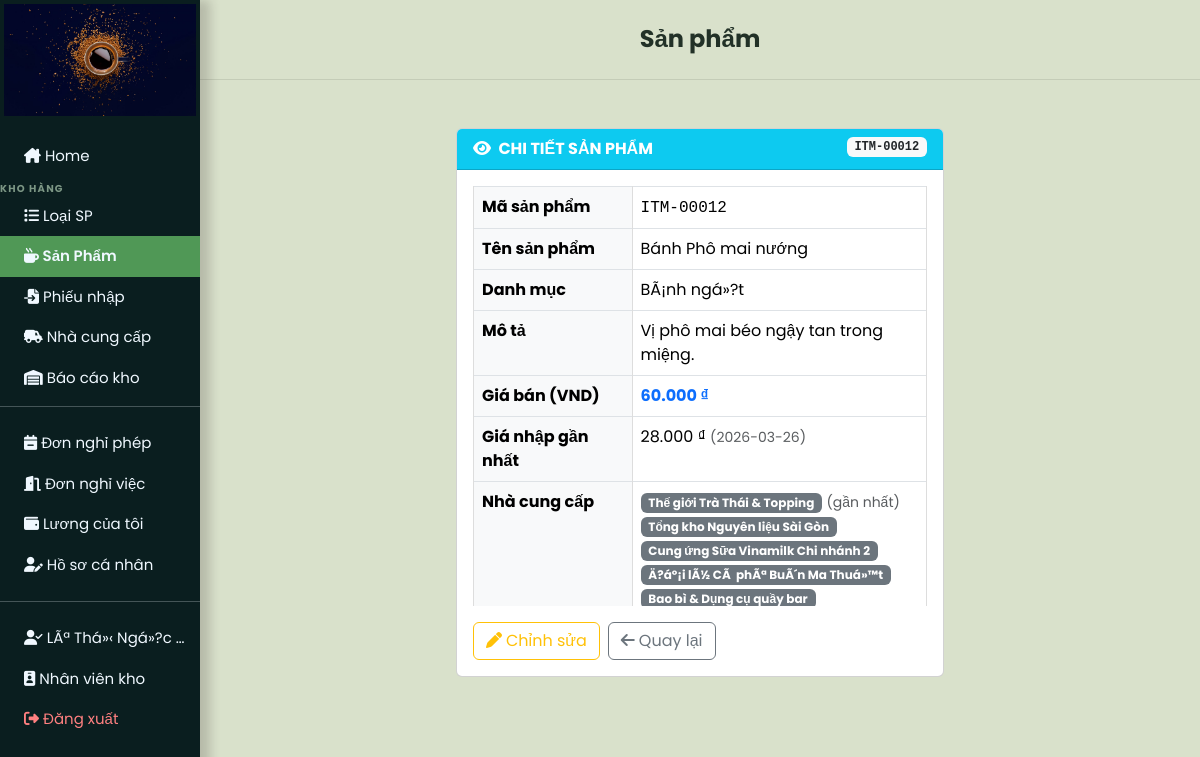
The app's page /user_page.php?sanpham=xem&id=12 (signed in) with its own data.
### tables this page shows
CREATE TABLE `accounts` (
  `account_id` int(11) NOT NULL,
  `full_name` varchar(150) NOT NULL,
  `email` varchar(150) NOT NULL,
  `password` varchar(255) NOT NULL,
  `role_id` int(11) NOT NULL DEFAULT 3,
  `position_id` int(11) DEFAULT NULL,
  `phone` varchar(20) DEFAULT NULL,
  `address` text DEFAULT NULL,
  `birth_date` date DEFAULT NULL,
  `gender` enum('nam','ná»¯','khÃ¡c') DEFAULT NULL,
  `hr_status` enum('active','resigned','on_leave') NOT NULL DEFAULT 'active',
  `system_status` enum('active','locked','disabled','pending') NOT NULL DEFAULT 'pending',
  `hire_date` date DEFAULT NULL,
  `created_at` timestamp NULL DEFAULT current_timestamp(),
  `updated_at` timestamp NULL DEFAULT current_timestamp() ON UPDATE current_timestamp()
);

CREATE TABLE `items` (
  `item_id` int(11) NOT NULL,
  `item_code` varchar(20) NOT NULL,
  `item_name` varchar(200) NOT NULL,
  `category_id` int(11) DEFAULT NULL,
  `description` text DEFAULT NULL,
  `unit_price` decimal(10,0) NOT NULL DEFAULT 0,
  `purchase_price` decimal(10,0) NOT NULL DEFAULT 0,
  `stock_quantity` int(11) NOT NULL DEFAULT 0,
  `item_status` enum('active','inactive') NOT NULL DEFAULT 'active',
  `sale_status` enum('selling','stopped') NOT NULL DEFAULT 'selling',
  `item_image` varchar(255) DEFAULT NULL,
  `added_date` timestamp NULL DEFAULT current_timestamp(),
  `updated_at` timestamp NULL DEFAULT current_timestamp() ON UPDATE current_timestamp()
);

CREATE TABLE `category` (
  `category_id` int(11) NOT NULL,
  `category_name` varchar(100) NOT NULL,
  `created_at` timestamp NULL DEFAULT current_timestamp()
);

CREATE TABLE `inventory_receipt_items` (
  `receipt_item_id` int(11) NOT NULL,
  `receipt_id` int(11) NOT NULL,
  `item_id` int(11) NOT NULL,
  `quantity` int(11) NOT NULL,
  `remaining_qty` int(11) NOT NULL DEFAULT 0,
  `import_price` decimal(10,2) NOT NULL,
  `unit_price` decimal(10,2) NOT NULL DEFAULT 0.00,
  `line_total` decimal(14,2) NOT NULL
);

CREATE TABLE `inventory_receipts` (
  `receipt_id` int(11) NOT NULL,
  `receipt_code` varchar(50) NOT NULL,
  `supplier_id` int(11) NOT NULL,
  `import_date` date NOT NULL,
  `total_value` decimal(14,2) NOT NULL DEFAULT 0.00,
  `note` text DEFAULT NULL,
  `status` enum('pending','completed','cancelled') NOT NULL DEFAULT 'completed',
  `created_by` int(11) NOT NULL,
  `created_at` timestamp NULL DEFAULT current_timestamp()
);

### src/models/xem_sanpham.php (the view, shortened to what the rows shown need)
<?php
$item_id = (int)$_GET['id'];
$sql     = "SELECT i.*, c.category_name
            FROM items i
            LEFT JOIN category c ON c.category_id = i.category_id
            WHERE i.item_id = $item_id LIMIT 1";
$result  = mysqli_query($conn, $sql);
$row     = $result ? mysqli_fetch_assoc($result) : null;
$supplierSql = "SELECT DISTINCT s.supplier_name, MAX(r.import_date) AS last_import_date
                FROM inventory_receipt_items ri
                INNER JOIN inventory_receipts r ON r.receipt_id = ri.receipt_id
                INNER JOIN suppliers s ON s.supplier_id = r.supplier_id
                WHERE ri.item_id = {$item_id}
                GROUP BY s.supplier_id, s.supplier_name
                ORDER BY last_import_date DESC";
$supplierRs = mysqli_query($conn, $supplierSql);
$suppliers = $supplierRs ? mysqli_fetch_all($supplierRs, MYSQLI_ASSOC) : [];
$lastImportPriceSql = "SELECT ri.import_price, r.import_date
                       FROM inventory_receipt_items ri
                       INNER JOIN inventory_receipts r ON r.receipt_id = ri.receipt_id
                       WHERE ri.item_id = {$item_id}
                       ORDER BY r.import_date DESC, ri.receipt_item_id DESC
                       LIMIT 1";
$lastImportPriceRs = mysqli_query($conn, $lastImportPriceSql);
$lastImportPrice = $lastImportPriceRs ? mysqli_fetch_assoc($lastImportPriceRs) : null;
?>
<div class="mt-5">
    <div class="row justify-content-center">
        <div class="col-md-6">
            <div class="card">
                <div class="card-header bg-info text-white fw-bold">
                    <i class="fa-solid fa-eye me-1"></i> CHI TIẾT SẢN PHẨM
                    <span class="float-end badge bg-light text-dark font-monospace"><?= htmlspecialchars($row['item_code'] ?? '') ?></span>
                </div>
                <div class="card-body">
                    <table class="table table-bordered mb-0">
                        <tbody>
                            <tr>
                                <th class="bg-light" style="width:35%">Mã sản phẩm</th>
                                <td><span class="font-monospace"><?= htmlspecialchars($row['item_code'] ?? '') ?></span></td>
                            </tr>
                            <tr>
                                <th class="bg-light">Tên sản phẩm</th>
                                <td><?= htmlspecialchars($row['item_name']) ?></td>
                            </tr>
                            <tr>
                                <th class="bg-light">Danh mục</th>
                                <td><?= htmlspecialchars($row['category_name'] ?? 'Chưa phân loại') ?></td>
                            </tr>
                            <tr>
                                <th class="bg-light">Mô tả</th>
                                <td><?= htmlspecialchars((string)$row['description']) ?: '<em class="text-muted">Không có mô tả</em>' ?></td>
                            </tr>
                            <tr>
                                <th class="bg-light">Giá bán (VND)</th>
                                <td class="fw-bold text-primary"><?= number_format((float)$row['unit_price'], 0, ',', '.') ?> ₫</td>
                            </tr>
                            <tr>
                                <th class="bg-light">Giá nhập gần nhất</th>
                                <td>
                                    <?php if ($lastImportPrice): ?>
                                        <?= number_format((float)$lastImportPrice['import_price'], 0, ',', '.') ?> ₫
                                        <small class="text-muted">(<?= htmlspecialchars($lastImportPrice['import_date']) ?>)</small>
                                    <?php else: ?>
                                        <em class="text-muted">Chưa có phiếu nhập</em>
                                    <?php endif; ?>
                                </td>
                            </tr>
                            <tr>
                                <th class="bg-light">Nhà cung cấp</th>
                                <td>
                                    <?php if (count($suppliers) > 0): ?>
                                        <?php foreach ($suppliers as $idx => $sup): ?>
                                            <span class="badge bg-secondary"><?= htmlspecialchars($sup['supplier_name']) ?></span>
                                            <?php if ($idx === 0 && count($suppliers) > 1): ?>
                                                <small class="text-muted">(gần nhất)</small>
                                            <?php endif; ?>
                                        <?php endforeach; ?>
                                    <?php else: ?>
                                        <em class="text-muted">Chưa có nhà cung cấp (chưa nhập hàng)</em>
                                    <?php endif; ?>
                                </td>
                            </tr>
                        </tbody>
                    </table>
                    <div class="mt-3 d-flex gap-2">
                        <?php if (can(AppPermission::MANAGE_CATALOG)): ?>
                            <a href="user_page.php?sanpham=sua&id=<?= (int)$row['item_id'] ?>" class="btn btn-outline-warning">
                                <i class="fa-solid fa-pen me-1"></i>Chỉnh sửa
                            </a>
                        <?php endif; ?>
                        <a href="user_page.php?sanpham" class="btn btn-outline-secondary">
                            <i class="fa-solid fa-arrow-left me-1"></i>Quay lại
                        </a>
                    </div>
                </div>
            </div>
        </div>
    </div>
</div>

### src/views/layouts/user_layout_start.php (shortened to what the rows shown need)
<!DOCTYPE html>
<html lang="en">
<head>
    <link href="https://cdn.jsdelivr.net/npm/bootstrap@5.3.3/dist/css/bootstrap.min.css" rel="stylesheet" />
    <link rel="stylesheet" href="https://cdnjs.cloudflare.com/ajax/libs/font-awesome/6.5.1/css/all.min.css" />
    <link rel="stylesheet" href="css/style.css" />
</head>
<?php
$roleName = currentRole();
$isWarehouseRole = $roleName === AppRole::WAREHOUSE;
$isManagerRole = $roleName === AppRole::MANAGER;
$isAdminRole = $roleName === AppRole::ADMIN;
?>
<?php
$currentTitle = 'COFFEE SHOP';
if (isset($_GET['home'])) {
    $currentTitle = 'COFFEE SHOP';
} elseif (isset($_GET['dashboard'])) {
    $currentTitle = 'COFFEE SHOP';
} elseif (isset($_GET['sanpham'])) {
    $currentTitle = 'Sản phẩm';
} elseif (isset($_GET['phieunhap'])) {
    $currentTitle = 'Phiếu nhập kho';
} elseif (isset($_GET['phieuxuat'])) {
    $currentTitle = 'Phiếu xuất kho';
} elseif (isset($_GET['kho_thongke'])) {
    $currentTitle = 'Thống kê tồn kho';
} elseif (isset($_GET['baocao_kho'])) {
    $currentTitle = 'Báo cáo kho';
} elseif (isset($_GET['baocao_kinhdoanh'])) {
    $currentTitle = 'Báo cáo kinh doanh';
} elseif (isset($_GET['baocao_nhansu'])) {
    $currentTitle = 'Báo cáo nhân sự';
} elseif (isset($_GET['nhacungcap'])) {
    $currentTitle = 'Quản lý nhà cung cấp';
} elseif (isset($_GET['loai'])) {
    $currentTitle = 'Loại sản phẩm';
} elseif (isset($_GET['donhang'])) {
    $currentTitle = 'Đơn hàng';
} elseif (isset($_GET['khachhang'])) {
    $currentTitle = 'Khách hàng';
} elseif (isset($_GET['nhansu'])) {
    $currentTitle = 'Nhân sự';
} elseif (isset($_GET['chucvu'])) {
    $currentTitle = 'Quản lý chức vụ';
} elseif (isset($_GET['bangluong'])) {
    $currentTitle = 'Bảng lương';
} elseif (isset($_GET['luong_ca_nhan'])) {
    $currentTitle = 'Lương của tôi';
} elseif (isset($_GET['donnghi'])) {
    $currentTitle = 'Đơn nghỉ phép';
} elseif (isset($_GET['donnghiviec'])) {
    $currentTitle = 'Đơn nghỉ việc';
} elseif (isset($_GET['profile'])) {
    $currentTitle = 'Hồ sơ cá nhân';
} elseif (isset($_GET['thongke'])) {
    $currentTitle = 'Thống kê';
}
?>
<?php
$_notify_type    = $_SESSION['notify_type']    ?? '';
$_notify_msg     = $_SESSION['notify_message'] ?? '';
$_notify_title   = $_SESSION['notify_title']   ?? '';
$_notify_attrs   = notifyAttrs($_notify_type, $_notify_msg, $_notify_title);
?>
<body class="app-shell"<?= $_notify_attrs ?>>
    <div class="nav-side p-0">
        <div class="logo p-1 justify-content-center text-center">
            <a href="user_page.php?home"> <img src="img/logo.jpg" alt="Logo"></a>
        </div>
        <div class="navs pt-3">
            <?php if (!$isManagerRole) : ?>
            <div class="container-fluid">
                <a class="text-truncate <?= isset($_GET['home'])||isset($_GET['dashboard']) ? 'active' : '' ?>"
                   href="user_page.php?home"><i class="fa-solid fa-house-chimney"></i> Home</a>
            </div>
            <?php endif; ?>
            <?php if ($isWarehouseRole || $isAdminRole) : ?>
                <div class="nav-section-label">KHO HÀNG</div>
                <div class="container-fluid">
                    <a class="text-truncate <?= isset($_GET['loai']) ? 'active' : '' ?>"
                       href="user_page.php?loai"><i class="fa-solid fa-list"></i> Loại SP</a>
                </div>
                <div class="container-fluid">
                    <a class="text-truncate <?= isset($_GET['sanpham']) ? 'active' : '' ?>"
                       href="user_page.php?sanpham"><i class="fa-solid fa-mug-hot"></i> Sản Phẩm</a>
                </div>
                <div class="container-fluid">
                    <a class="text-truncate <?= isset($_GET['phieunhap']) ? 'active' : '' ?>"
                       href="user_page.php?phieunhap"><i class="fa-solid fa-file-import"></i> Phiếu nhập</a>
                </div>
                <div class="container-fluid">
                    <a class="text-truncate <?= isset($_GET['nhacungcap']) ? 'active' : '' ?>"
                       href="user_page.php?nhacungcap"><i class="fa-solid fa-truck-field"></i> Nhà cung cấp</a>
                </div>
                <div class="container-fluid">
                    <a class="text-truncate <?= isset($_GET['baocao_kho']) ? 'active' : '' ?>"
                       href="user_page.php?baocao_kho"><i class="fa-solid fa-warehouse"></i> Báo cáo kho</a>
                </div>
            <?php endif; ?>
        </div>
        <?php if (!$isManagerRole && !$isAdminRole) : ?>
        <hr class="mt-2">
        <div class="navs text-center p-0">
            <div class="container-fluid">
                <a class="text-truncate <?= isset($_GET['donnghi']) ? 'active' : '' ?>"
                   href="user_page.php?donnghi"><i class="fa-solid fa-calendar-minus"></i> Đơn nghỉ phép</a>
            </div>
            <div class="container-fluid">
                <a class="text-truncate <?= isset($_GET['donnghiviec']) ? 'active' : '' ?>"
                   href="user_page.php?donnghiviec"><i class="fa-solid fa-door-open"></i> Đơn nghỉ việc</a>
            </div>
            <div class="container-fluid">
                <a class="text-truncate <?= isset($_GET['luong_ca_nhan']) ? 'active' : '' ?>"
                   href="user_page.php?luong_ca_nhan"><i class="fa-solid fa-wallet"></i> Lương của tôi</a>
            </div>
            <div class="container-fluid">
                <a class="text-truncate <?= isset($_GET['profile']) ? 'active' : '' ?>"
                   href="user_page.php?profile"><i class="fa-solid fa-user-pen"></i> Hồ sơ cá nhân</a>
            </div>
        </div>
        <?php endif; ?>
        <div class="navs text-center p-0">
            <hr class="mt-3">
            <div class="container-fluid">
                <a class="text-truncate"><i class="fa-solid fa-user-check"></i> <?= $user_name ?? '' ?></a>
            </div>
            <div class="container-fluid">
                <a class="text-truncate"><i class="fa-solid fa-id-badge"></i> <?= roleLabel(currentRole()) ?></a>
            </div>
            <div class="    container-fluid logout-btn">
                <a class="text-truncate" href="logout.php"><i class="fa-solid fa-right-from-bracket"></i> Đăng xuất</a>
            </div>
        </div>
    </div>
    <div class="app-right">
        <?php if (!isset($_GET['home']) && !isset($_GET['dashboard'])): ?>
        <div class="app-topbar px-3">
            <h4 class="mb-0 fw-bold"><?= htmlspecialchars($currentTitle) ?></h4>
        </div>
        <?php endif; ?>
        <div class="main p-0 <?= (isset($_GET['home']) || isset($_GET['dashboard'])) ? 'h-100' : '' ?>">

### records on screen
accounts: full_name "LÃª Thá»‹ Ngá»?c…"
items: item_code "ITM-00012", item_name "Bánh Phô mai nướng", category.category_name "BÃ¡nh ngá»?t", description "Vị phô mai béo ngậy tan trong miệng.", unit_price "60.000"
inventory_receipt_items: import_price "28.000", receipt.import_date "2026-03-26"

### other values on screen
roleLabel(currentRole()) "Nhân viên kho"
$currentTitle "Sản phẩm"
$sup['supplier_name'] "Thế giới Trà Thái & Topping"
$sup['supplier_name'] "Tổng kho Nguyên liệu Sài Gòn"
$sup['supplier_name'] "Cung ứng Sữa Vinamilk Chi nhánh 2"
$sup['supplier_name'] "Ä?áº¡i lÃ½ CÃ phÃª BuÃ´n Ma Thuá»™t"
$sup['supplier_name'] "Bao bì & Dụng cụ quầy bar"
